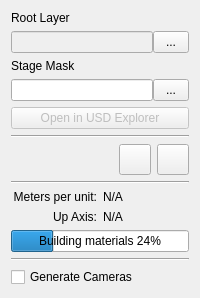
<?xml version="1.0" encoding="UTF-8"?>
<ui version="4.0">
 <class>UsdStageNodeParametersRollup</class>
 <widget class="QWidget" name="UsdStageNodeParametersRollup">
  <property name="sizePolicy">
   <sizepolicy hsizetype="Preferred" vsizetype="MinimumExpanding">
    <horstretch>0</horstretch>
    <verstretch>0</verstretch>
   </sizepolicy>
  </property>
  <property name="windowTitle">
   <string>Parameters</string>
  </property>
  <layout class="QVBoxLayout" name="verticalLayout">
   <item>
    <widget class="QLabel" name="RootLayerLabel">
     <property name="text">
      <string>Root Layer</string>
     </property>
    </widget>
   </item>
   <item>
    <layout class="QHBoxLayout" name="horizontalLayout" stretch="4,1">
     <property name="spacing">
      <number>0</number>
     </property>
     <item>
      <widget class="QLineEdit" name="FilePath">
       <property name="enabled">
        <bool>false</bool>
       </property>
       <property name="sizePolicy">
        <sizepolicy hsizetype="Expanding" vsizetype="Fixed">
         <horstretch>0</horstretch>
         <verstretch>0</verstretch>
        </sizepolicy>
       </property>
       <property name="acceptDrops">
        <bool>false</bool>
       </property>
      </widget>
     </item>
     <item>
      <widget class="QToolButton" name="RootLayerPathButton">
       <property name="sizePolicy">
        <sizepolicy hsizetype="Minimum" vsizetype="Minimum">
         <horstretch>0</horstretch>
         <verstretch>0</verstretch>
        </sizepolicy>
       </property>
       <property name="toolTip">
        <string>Opens the Select USD File window to choose the root layer referenced by the stage.</string>
       </property>
       <property name="layoutDirection">
        <enum>Qt::LeftToRight</enum>
       </property>
       <property name="text">
        <string>...</string>
       </property>
      </widget>
     </item>
    </layout>
   </item>
   <item>
    <widget class="QLabel" name="PrimLabel">
     <property name="text">
      <string>Stage Mask</string>
     </property>
    </widget>
   </item>
   <item>
    <layout class="QHBoxLayout" name="horizontalLayout_2" stretch="4,1">
     <property name="spacing">
      <number>0</number>
     </property>
     <item>
      <widget class="QLineEdit" name="StageMaskValue">
       <property name="sizePolicy">
        <sizepolicy hsizetype="Expanding" vsizetype="Fixed">
         <horstretch>0</horstretch>
         <verstretch>0</verstretch>
        </sizepolicy>
       </property>
       <property name="acceptDrops">
        <bool>false</bool>
       </property>
       <property name="toolTip">
        <string>The prim path used to mask the stage. When set, only that prim and its children are displayed in the stage. Note that using this option can sometimes make the materials inaccessible. If an invalid prim path is entered, no prims are displayed.</string>
       </property>
      </widget>
     </item>
     <item>
      <widget class="QToolButton" name="StageMaskButton">
       <property name="sizePolicy">
        <sizepolicy hsizetype="Minimum" vsizetype="Minimum">
         <horstretch>0</horstretch>
         <verstretch>0</verstretch>
        </sizepolicy>
       </property>
       <property name="toolTip">
        <string>Opens the Create USD from File options to select a new stage mask path.</string>
       </property>
       <property name="text">
        <string>...</string>
       </property>
      </widget>
     </item>
    </layout>
   </item>
   <item>
    <widget class="QPushButton" name="ExploreButton">
     <property name="enabled">
      <bool>false</bool>
     </property>
     <property name="toolTip">
      <string>Opens USD Explorer to view the stage's prim hierarchy. This button is disabled by default and enabled automatically when the stage object has a valid root layer.</string>
     </property>
     <property name="text">
      <string>Open in USD Explorer</string>
     </property>
    </widget>
   </item>
   <item>
    <widget class="Line" name="line">
     <property name="orientation">
      <enum>Qt::Horizontal</enum>
     </property>
    </widget>
   </item>
   <item>
    <layout class="QHBoxLayout" name="horizontalLayout_3">
     <item>
      <spacer name="horizontalSpacer">
       <property name="orientation">
        <enum>Qt::Horizontal</enum>
       </property>
       <property name="sizeHint" stdset="0">
        <size>
         <width>40</width>
         <height>20</height>
        </size>
       </property>
      </spacer>
     </item>
     <item>
      <widget class="QToolButton" name="ReloadLayersButton">
       <property name="sizePolicy">
        <sizepolicy hsizetype="Minimum" vsizetype="Minimum">
         <horstretch>0</horstretch>
         <verstretch>0</verstretch>
        </sizepolicy>
       </property>
       <property name="toolTip">
        <string>Reloads the stage. Use this after changes are made to the referenced USD files and you want to see those changes in Max.</string>
       </property>
       <property name="text">
        <string/>
       </property>
       <property name="iconSize">
        <size>
         <width>24</width>
         <height>24</height>
        </size>
       </property>
      </widget>
     </item>
     <item>
      <widget class="QToolButton" name="ClearSessionLayerButton">
       <property name="sizePolicy">
        <sizepolicy hsizetype="Minimum" vsizetype="Minimum">
         <horstretch>0</horstretch>
         <verstretch>0</verstretch>
        </sizepolicy>
       </property>
       <property name="toolTip">
        <string>Clears the session layer of any applied edits. This button is disabled by default and enabled automatically when edits to the session layer are detected.</string>
       </property>
       <property name="text">
        <string/>
       </property>
       <property name="iconSize">
        <size>
         <width>24</width>
         <height>24</height>
        </size>
       </property>
      </widget>
     </item>
    </layout>
   </item>
   <item>
    <widget class="Line" name="line_2">
     <property name="orientation">
      <enum>Qt::Horizontal</enum>
     </property>
    </widget>
   </item>
   <item>
    <layout class="QGridLayout" name="gridLayout">
     <item row="0" column="1">
      <widget class="QLabel" name="SourceMetersPerUnit">
       <property name="sizePolicy">
        <sizepolicy hsizetype="Minimum" vsizetype="Preferred">
         <horstretch>0</horstretch>
         <verstretch>0</verstretch>
        </sizepolicy>
       </property>
       <property name="text">
        <string>N/A</string>
       </property>
      </widget>
     </item>
     <item row="1" column="0">
      <widget class="QLabel" name="SourceUpAxisLabel">
       <property name="text">
        <string>Up Axis:</string>
       </property>
       <property name="alignment">
        <set>Qt::AlignRight|Qt::AlignTrailing|Qt::AlignVCenter</set>
       </property>
      </widget>
     </item>
     <item row="1" column="1">
      <widget class="QLabel" name="SourceUpAxis">
       <property name="sizePolicy">
        <sizepolicy hsizetype="Minimum" vsizetype="Preferred">
         <horstretch>0</horstretch>
         <verstretch>0</verstretch>
        </sizepolicy>
       </property>
       <property name="text">
        <string>N/A</string>
       </property>
      </widget>
     </item>
     <item row="0" column="0">
      <widget class="QLabel" name="SourceMetersPerUnitLabel">
       <property name="text">
        <string>Meters per unit:</string>
       </property>
       <property name="alignment">
        <set>Qt::AlignRight|Qt::AlignTrailing|Qt::AlignVCenter</set>
       </property>
      </widget>
     </item>
    </layout>
   </item>
   <item>
    <widget class="QProgressBar" name="progressBar">
     <property name="statusTip">
      <string/>
     </property>
     <property name="styleSheet">
      <string notr="true">QProgressBar { color: black; }</string>
     </property>
     <property name="value">
      <number>24</number>
     </property>
     <property name="alignment">
      <set>Qt::AlignLeading|Qt::AlignLeft|Qt::AlignVCenter</set>
     </property>
     <property name="orientation">
      <enum>Qt::Horizontal</enum>
     </property>
     <property name="invertedAppearance">
      <bool>false</bool>
     </property>
     <property name="textDirection">
      <enum>QProgressBar::TopToBottom</enum>
     </property>
     <property name="format">
      <string>Building materials %p%</string>
     </property>
    </widget>
   </item>
   <item>
    <widget class="Line" name="line_3">
     <property name="orientation">
      <enum>Qt::Horizontal</enum>
     </property>
    </widget>
   </item>
   <item>
    <widget class="QCheckBox" name="GenerateCameras">
     <property name="text">
      <string>Generate Cameras</string>
     </property>
    </widget>
   </item>
  </layout>
 </widget>
 <resources/>
 <connections/>
</ui>
